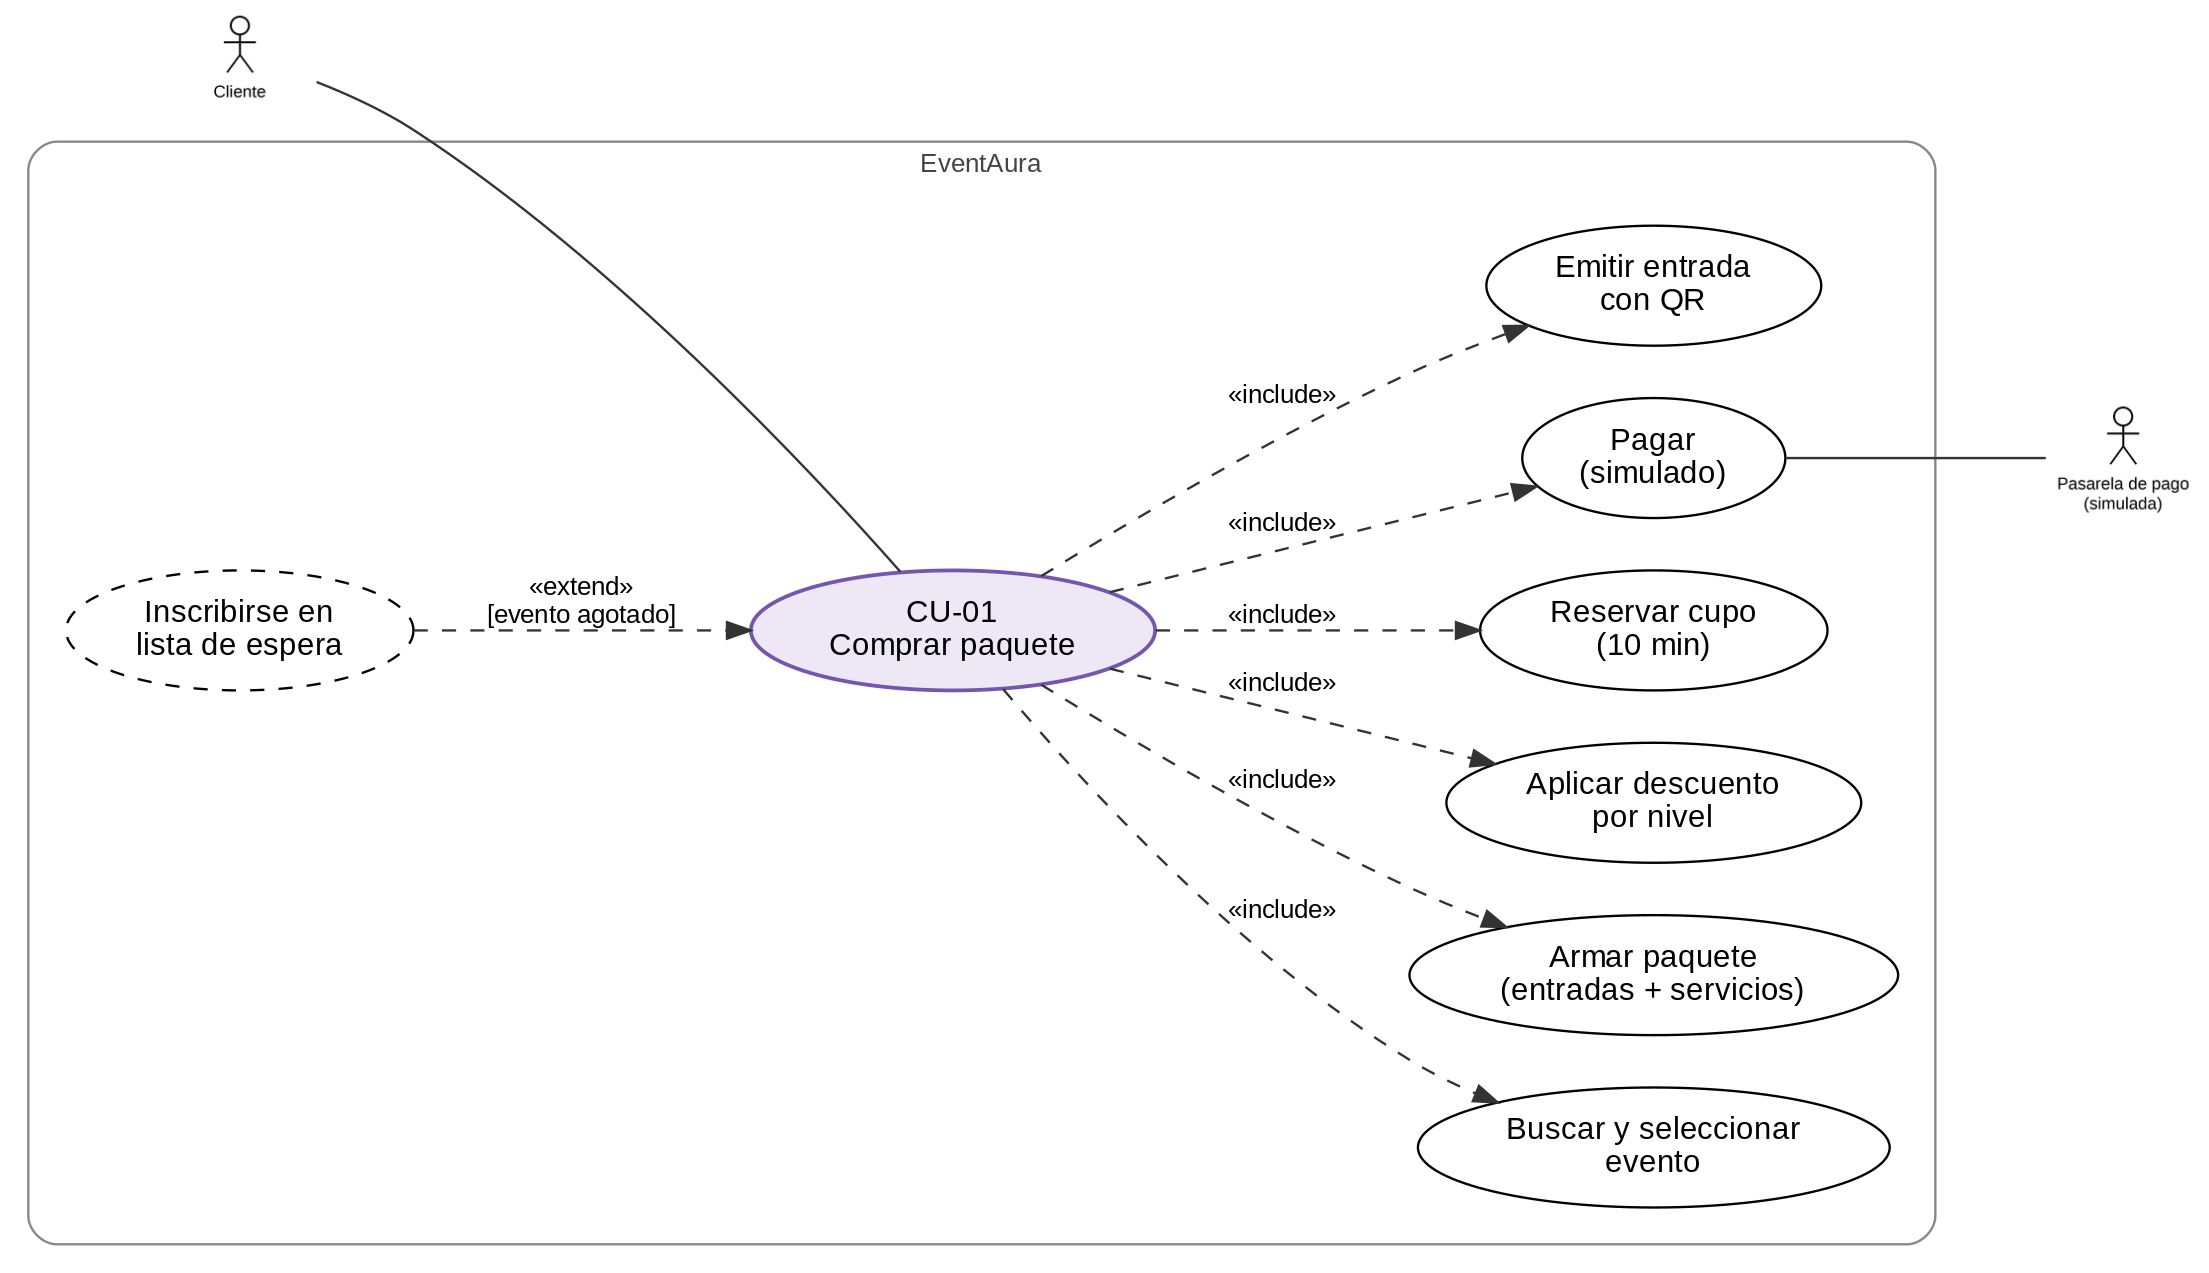

The Python source for this figure:
# (a) Diagrama de casos de uso - foco en CU-01 Comprar paquete
import subprocess
g = r'''
digraph CU {
  rankdir=LR; bgcolor="white"; splines=true; nodesep=0.30; ranksep=0.85;
  node [fontname="Liberation Sans", fontsize=13];
  edge [fontname="Liberation Sans", fontsize=11, color="#333333"];

  cliente  [shape=none, label="", image="ac_cliente.png"];
  pasarela [shape=none, label="", image="ac_pasarela.png"];

  subgraph cluster_sis {
    label="EventAura"; fontname="Liberation Sans"; fontsize=11; fontcolor="#444444";
    style="rounded"; color="#888888"; margin=16;

    cu01 [shape=ellipse, style=filled, fillcolor="#EDE7F6", color="#7456AE",
          penwidth=1.6, label="CU-01\nComprar paquete"];
    buscar  [shape=ellipse, label="Buscar y seleccionar\nevento"];
    armar   [shape=ellipse, label="Armar paquete\n(entradas + servicios)"];
    desc    [shape=ellipse, label="Aplicar descuento\npor nivel"];
    reserva [shape=ellipse, label="Reservar cupo\n(10 min)"];
    pagar   [shape=ellipse, label="Pagar\n(simulado)"];
    emitir  [shape=ellipse, label="Emitir entrada\ncon QR"];
    espera  [shape=ellipse, style=dashed, label="Inscribirse en\nlista de espera"];

    cu01 -> buscar  [style=dashed, label="«include»"];
    cu01 -> armar   [style=dashed, label="«include»"];
    cu01 -> desc    [style=dashed, label="«include»"];
    cu01 -> reserva [style=dashed, label="«include»"];
    cu01 -> pagar   [style=dashed, label="«include»"];
    cu01 -> emitir  [style=dashed, label="«include»"];
    espera -> cu01  [style=dashed, label="«extend»\n[evento agotado]"];
  }

  cliente -> cu01 [arrowhead=none];
  pagar -> pasarela [arrowhead=none];
}
'''
open("d_casos.dot","w").write(g)
subprocess.run(["dot","-Tpng","-Gdpi=170","d_casos.dot","-o","d_casos.png"],check=True)
print("ok")
